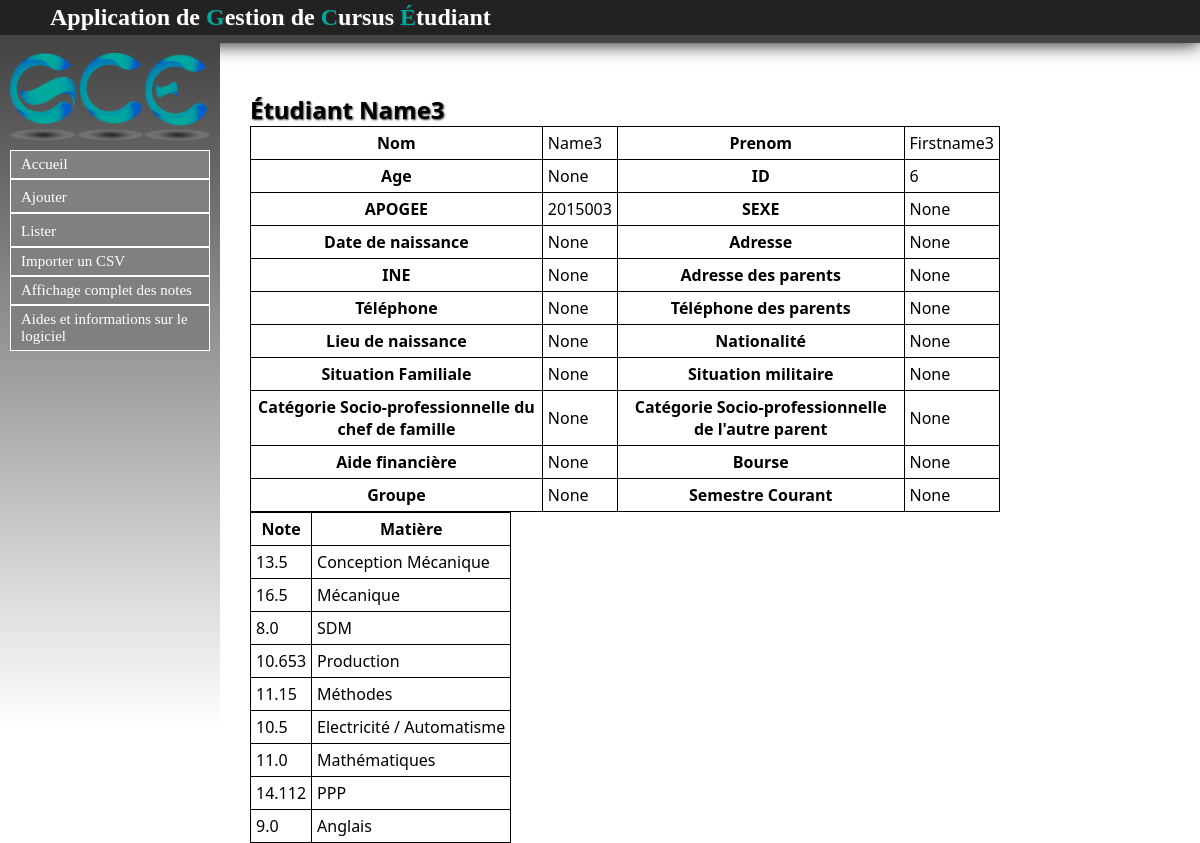
/Etudiant/listeretu/6, run on an earlier commit of the app's database.
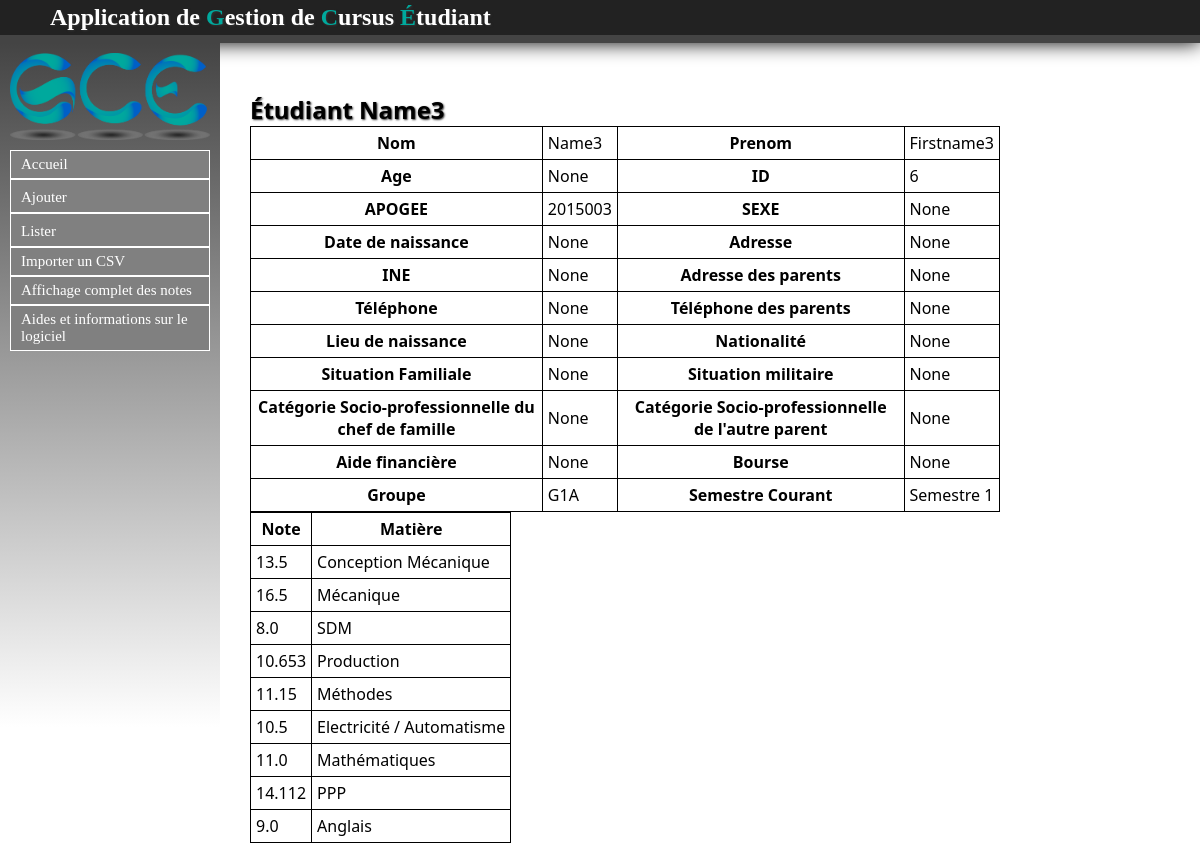
And on a later commit of the database.
### Etudiant/models.py (models this page shows, shortened)
class Etu(models.Model):
	nom = models.CharField(max_length=30, null=False)
	prenom = models.CharField(max_length=30, null=False)
	age = models.IntegerField(null=True)
	apogee = models.IntegerField(null=True)
	date_naissance = models.DateField(null=True)
	sexe = models.CharField(max_length=1, null=True)
	adresse = models.CharField(max_length=100, null=True)
	ine = models.CharField(max_length=100, null=True)
	adresse_parents = models.CharField(max_length=100, null=True)
	tel = models.IntegerField(null=True)
	tel_par = models.IntegerField(null=True)
	lieu_naissance = models.CharField(max_length=100, null=True)
	nationalite = models.CharField(max_length=100, null=True)
	situation_familiale = models.CharField(max_length=100, null=True)
	situation_militaire = models.CharField(max_length=100, null=True)
	cate_socio_pro_chef_famille = models.CharField(max_length=100, null=True)
	cate_socio_pro_autre_parent = models.CharField(max_length=100, null=True)
	aide_financiere = models.CharField(max_length=100, null=True)
	bourse = models.CharField(max_length=100, null=True)
	groupe = models.ForeignKey(Groupe, null=True)
	semestre = models.ForeignKey(Semestre, null=True)

### Groupe/models.py (models this page shows)
class Groupe(models.Model):
	nom = models.CharField(max_length=30, null=False)
	numero = models.IntegerField()
	def __str__(self):
		return self.nom

### Semestre/models.py (models this page shows)
class Semestre(models.Model):
	code = models.CharField(max_length=30,null=False)
	diplome = models.ForeignKey(Diplome, null=True)
	def __str__(self):
		return self.code

### Etudiant/views.py (the view)
# urls.py: url(r'^listeretu/(?P<id>\d+)$', views.listeretu),
def listeretu(request, id):
	etu = get_object_or_404(Etu, id=id)
	notes = Note.objects.filter(etudiant__id=id)
	return render(request, 'contenu_html/listeretu.html', locals())

### Etudiant/templates/contenu_html/listeretu.html (shortened to what this page needs)
{% extends "templates/base.html" %}
{% block content %}
<h1>Étudiant {{ etu.nom }}</h1>
<table id="b">
	<tr>
		<th>Nom</th>
		<td>{{ etu.nom }}</td>
		<th>Prenom</th>
		<td>{{ etu.prenom }}</td>
	</tr>
	<tr>
		<th>Age</th>
		<td>{{ etu.age }}</td>
		<th>ID</th>
		<td>{{ etu.id }}</td>
	</tr>
	<tr>
		<th>APOGEE</th>
		<td>{{ etu.apogee }}</td>
		<th>SEXE</th>
		<td>{{ etu.sexe }}</td>
	</tr>
	<tr>
		<th>Date de naissance</th>
		<td>{{ etu.date_naissance }}</td>
		<th>Adresse</th>
		<td>{{ etu.adresse }}</td>
	</tr>
	<tr>
		<th>INE</th>
		<td>{{ etu.ine }}</td>
		<th>Adresse des parents</th>
		<td>{{ etu.adresse_parents }}</td>
	</tr>
	<tr>
		<th>Téléphone</th>
		<td>{{ etu.tel }}</td>
		<th>Téléphone des parents</th>
		<td>{{ etu.tel_par }}</td>
	</tr>
	<tr>
		<th>Lieu de naissance</th>
		<td>{{ etu.lieu_naissance }}</td>
		<th>Nationalité</th>
		<td>{{ etu.nationalite }}</td>
	</tr>
	<tr>
		<th>Situation Familiale</th>
		<td>{{ etu.situation_familiale }}</td>
		<th>Situation militaire</th>
		<td>{{ etu.situation_militaire }}</td>
	</tr>
	<tr>
		<th>Catégorie Socio-professionnelle du chef de famille</th>
		<td>{{ etu.cate_socio_pro_chef_famille }}</td>
		<th>Catégorie Socio-professionnelle de l'autre parent</th>
		<td>{{ etu.cate_socio_pro_autre_parent }}</td>
	</tr>
	<tr>
		<th>Aide financière</th>
		<td>{{ etu.aide_financiere }}</td>
		<th>Bourse</th>
		<td>{{ etu.bourse }}</td>
	</tr>
	<tr>
		<th>Groupe</th>
		<td>{{ etu.groupe }}</td>
		<th>Semestre Courant</th>
		<td>{{ etu.semestre }}</td>
	</tr>
</table>
{% if not notes %}
	<p>L'étudiant n'a pas de notes</p>
{% else %}
	<table style="border:1px solid black; border-collapse : collapse;">
	<tr>
		<th style="border:1px solid black;">Note</th>
		<th style="border:1px solid black;">Matière</th>
	</tr>
{% endif %}
{% for note in notes %}
	<tr>
		<td style="border:1px solid black;">{{ note.valeur }}</td>
		<td style="border:1px solid black;">{{ note.matiere.intitule }}</td>
	</tr>
{% endfor %}
</table>
{% endblock %}

What changed in the data, as far as the page shows it:
changed Etu "Name3": groupe "None" → "G1A"; semestre "None" → "Semestre 1"
